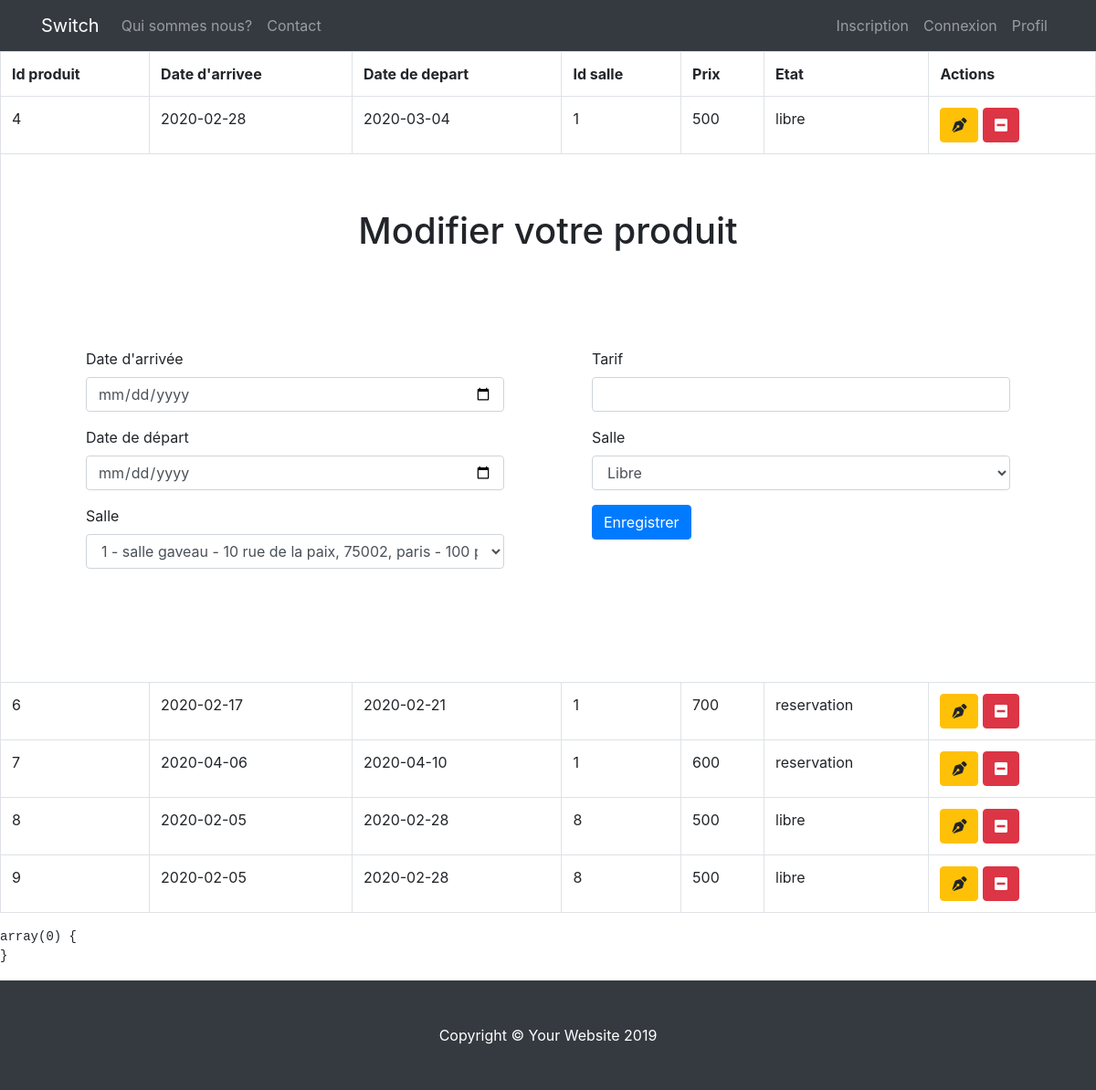
Screenshot of /admin/gestion_des_produits.php?action=modifier&id_produit=4 with the database file from the repository.
### tables this page shows
CREATE TABLE IF NOT EXISTS `produit` (
  `id_produit` int(3) NOT NULL AUTO_INCREMENT,
  `id_salle` int(3) NOT NULL,
  `date_arrivee` date NOT NULL,
  `date_depart` date NOT NULL,
  `prix` int(3) NOT NULL,
  `etat` enum('libre','reservation') NOT NULL,
  UNIQUE KEY `FK` (`id_produit`),
  KEY `produit_ibfk_1` (`id_salle`)
);

### admin/gestion_des_produits.php (the view, shortened to what this page needs)
<?php
include '../inc/init.inc.php';
include '../inc/fonction.inc.php';
include '../inc/header.inc.php';
include '../inc/nav.inc.php';
$infos_salle =$pdo->query("SELECT id_salle, titre, ville, adresse, cp, capacite FROM salle");
$liste_produit = $pdo->query("SELECT * FROM produit");
echo '<div class="table-responsive">';
echo '<table class="table table-bordered">';
echo '<tr>';
echo '<th>Id produit</th>';
echo '<th>Date d\'arrivee</th>';
echo '<th>Date de depart</th>';
echo '<th>Id salle</th>';
echo '<th>Prix</th>';
echo '<th>Etat</th>';
echo '<th>Actions</th>';
echo '</tr>';
while($produit = $liste_produit->fetch(PDO::FETCH_ASSOC)) {
    echo '<tr>';
    echo '<td>' . $produit['id_produit'] . '</td>';
    echo '<td>' . $produit['date_arrivee'] . '</td>';
    echo '<td>' . $produit['date_depart'] . '</td>';
    echo '<td>' . $produit['id_salle'] . '</td>';
    echo '<td>' . $produit['prix'] . '</td>';
    echo '<td>' . $produit['etat'] . '</td>';
    echo '<td>
              <a href="?action=modifier&id_produit=' . $produit['id_produit'] . '" class="btn btn-warning"><i class="fas fa-pen-nib"></i></a>
              <a href="?action=supprimer&id_produit=' . $produit['id_produit'] . '" class="btn btn-danger" onclick="return(confirm(\'Etes-vous sûr ?\'))"><i class="fas fa-minus-square"></i></a>
          </td>';
    echo '</tr>';
    if (isset($_GET['action']) && $_GET['action'] == 'modifier' && isset($_GET['id_produit']) && $_GET['id_produit'] == $produit['id_produit']) {
        ?>
        <tr>
            <td colspan="7">
                <form action="?enregistrer" method="POST" enctype="multipart/form-data">
                    <h1 class="text-center pt-5">Modifier votre produit</h1>
                    <div class="row p-5">
                        <div class="col-6 p-5">
                            <div class="form-group">
                                <label for="date_arrivee">Date d'arrivée</label>
                                <input type="date" id="date_arrivee" name="date_arrivee" class="form-control">
                            </div>
                            <div class="form-group">
                                <label for="date">Date de départ</label>
                                <input type="date" id="date_depart" name="date_depart" class="form-control">
                            </div>
                            <div class="form-group">
                                <label for="salle">Salle</label>
                                <select name="salle" id="salle" class="form-control">
                                    <?php
                                    while ($salle = $infos_salle->fetch(PDO::FETCH_ASSOC)) {
                                        echo '<option value="' . $salle['id_salle'] . '">' . $salle['id_salle'] . ' - ' . $salle['titre'] . ' - ' . $salle['adresse'] . ', ' . $salle['cp'] . ', ' . $salle['ville'] . ' - ' . $salle['capacite'] . ' pers</option>';
                                    }
                                    ?>
                                </select>
                            </div>
                        </div>
                        <div class="col-6 p-5">
                            <div class="form-group">
                                <label for="prix">Tarif</label>
                                <input type="number" id="prix" name="prix" class="form-control">
                            </div>
                            <div class="form-group">
                                <label for="salle">Salle</label>
                                <select name="etat" id="etat" class="form-control">
                                    <option value="libre">Libre</option>
                                </select>
                            </div>
                            <div class="form-group">
                                <button type="submit" name="enregistrement" id="enregistrement"
                                        class="btn btn-primary"> Enregistrer
                                </button>
                            </div>
                        </div>
                    </div>
                </form>
            </td>
        </tr>
        <?php
    }
}
echo '</table>';
echo '</div>';
?>
<?php
include '../inc/footer.inc.php';

### css/style.css (style rules this page uses)
body { padding-top: 56px; }

### rows the page displays
produit: id_produit "4", date_arrivee "2020-02-28", date_depart "2020-03-04", id_salle "1", prix "500", etat "libre"
produit: id_produit "6", date_arrivee "2020-02-17", date_depart "2020-02-21", id_salle "1", prix "700", etat "reservation"
produit: id_produit "7", date_arrivee "2020-04-06", date_depart "2020-04-10", id_salle "1", prix "600", etat "reservation"
produit: id_produit "8", date_arrivee "2020-02-05", date_depart "2020-02-28", id_salle "8", prix "500", etat "libre"
produit: id_produit "9", date_arrivee "2020-02-05", date_depart "2020-02-28", id_salle "8", prix "500", etat "libre"

### other values shown
form field salle "1 - salle gaveau - 10 rue de la paix, 75002, paris - 100 pers"
